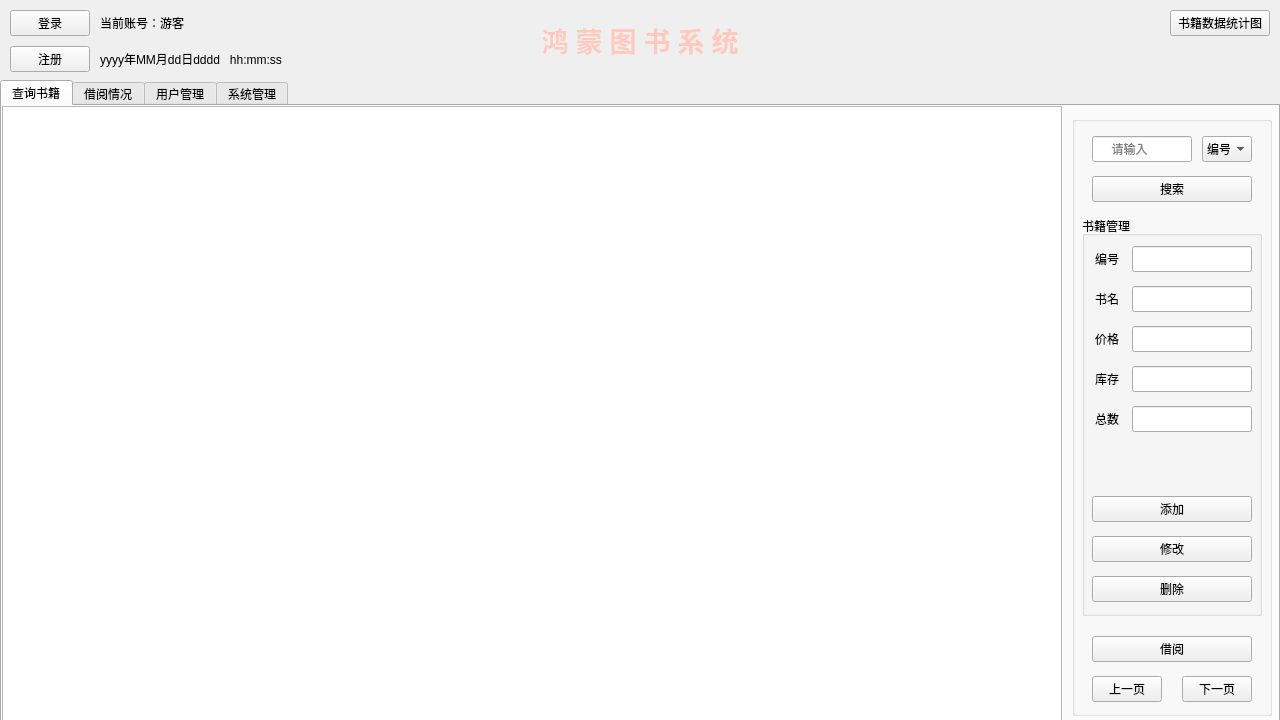
<?xml version="1.0" encoding="UTF-8"?>
<ui version="4.0">
 <class>MainWindow</class>
 <widget class="QMainWindow" name="MainWindow">
  <property name="geometry">
   <rect>
    <x>0</x>
    <y>0</y>
    <width>1280</width>
    <height>720</height>
   </rect>
  </property>
  <property name="minimumSize">
   <size>
    <width>1280</width>
    <height>720</height>
   </size>
  </property>
  <property name="maximumSize">
   <size>
    <width>1280</width>
    <height>720</height>
   </size>
  </property>
  <property name="windowTitle">
   <string>图书管理系统</string>
  </property>
  <widget class="QWidget" name="centralWidget">
   <widget class="QPushButton" name="pushButton_Login">
    <property name="geometry">
     <rect>
      <x>10</x>
      <y>10</y>
      <width>80</width>
      <height>26</height>
     </rect>
    </property>
    <property name="text">
     <string>登录</string>
    </property>
   </widget>
   <widget class="QTabWidget" name="tabWidget">
    <property name="geometry">
     <rect>
      <x>0</x>
      <y>80</y>
      <width>1280</width>
      <height>660</height>
     </rect>
    </property>
    <property name="currentIndex">
     <number>0</number>
    </property>
    <widget class="QWidget" name="tab_1">
     <attribute name="title">
      <string>查询书籍</string>
     </attribute>
     <widget class="QTableView" name="tableView_1">
      <property name="geometry">
       <rect>
        <x>0</x>
        <y>0</y>
        <width>1060</width>
        <height>620</height>
       </rect>
      </property>
     </widget>
     <widget class="QGroupBox" name="groupBox_1">
      <property name="geometry">
       <rect>
        <x>1070</x>
        <y>10</y>
        <width>200</width>
        <height>600</height>
       </rect>
      </property>
      <property name="layoutDirection">
       <enum>Qt::LeftToRight</enum>
      </property>
      <property name="title">
       <string/>
      </property>
      <widget class="QLineEdit" name="lineEdit_1_Search">
       <property name="geometry">
        <rect>
         <x>20</x>
         <y>20</y>
         <width>100</width>
         <height>26</height>
        </rect>
       </property>
       <property name="maxLength">
        <number>20</number>
       </property>
       <property name="placeholderText">
        <string>     请输入</string>
       </property>
      </widget>
      <widget class="QPushButton" name="pushButton_1_Search">
       <property name="geometry">
        <rect>
         <x>20</x>
         <y>60</y>
         <width>160</width>
         <height>26</height>
        </rect>
       </property>
       <property name="text">
        <string>搜索</string>
       </property>
      </widget>
      <widget class="QPushButton" name="pushButton_1_Previous">
       <property name="geometry">
        <rect>
         <x>20</x>
         <y>560</y>
         <width>70</width>
         <height>26</height>
        </rect>
       </property>
       <property name="text">
        <string>上一页</string>
       </property>
      </widget>
      <widget class="QPushButton" name="pushButton_1_Next">
       <property name="geometry">
        <rect>
         <x>110</x>
         <y>560</y>
         <width>70</width>
         <height>26</height>
        </rect>
       </property>
       <property name="text">
        <string>下一页</string>
       </property>
      </widget>
      <widget class="QPushButton" name="pushButton_1_Rent">
       <property name="geometry">
        <rect>
         <x>20</x>
         <y>520</y>
         <width>160</width>
         <height>26</height>
        </rect>
       </property>
       <property name="text">
        <string>借阅</string>
       </property>
      </widget>
      <widget class="QComboBox" name="comboBox_1_Search">
       <property name="geometry">
        <rect>
         <x>130</x>
         <y>20</y>
         <width>50</width>
         <height>26</height>
        </rect>
       </property>
       <item>
        <property name="text">
         <string>编号</string>
        </property>
       </item>
       <item>
        <property name="text">
         <string>书名</string>
        </property>
       </item>
      </widget>
      <widget class="QGroupBox" name="groupBox_1_Management">
       <property name="geometry">
        <rect>
         <x>10</x>
         <y>100</y>
         <width>180</width>
         <height>400</height>
        </rect>
       </property>
       <property name="title">
        <string>书籍管理</string>
       </property>
       <widget class="QPushButton" name="pushButton_1_Management_Add">
        <property name="geometry">
         <rect>
          <x>10</x>
          <y>280</y>
          <width>160</width>
          <height>26</height>
         </rect>
        </property>
        <property name="text">
         <string>添加</string>
        </property>
       </widget>
       <widget class="QPushButton" name="pushButton_1_Management_Update">
        <property name="geometry">
         <rect>
          <x>10</x>
          <y>320</y>
          <width>160</width>
          <height>26</height>
         </rect>
        </property>
        <property name="text">
         <string>修改</string>
        </property>
       </widget>
       <widget class="QPushButton" name="pushButton_1_Management_delete">
        <property name="geometry">
         <rect>
          <x>10</x>
          <y>360</y>
          <width>160</width>
          <height>26</height>
         </rect>
        </property>
        <property name="text">
         <string>删除</string>
        </property>
       </widget>
       <widget class="QLineEdit" name="lineEdit_1_Management_BookNumber">
        <property name="geometry">
         <rect>
          <x>50</x>
          <y>30</y>
          <width>120</width>
          <height>26</height>
         </rect>
        </property>
        <property name="maxLength">
         <number>6</number>
        </property>
       </widget>
       <widget class="QLineEdit" name="lineEdit_1_Management_Name">
        <property name="geometry">
         <rect>
          <x>50</x>
          <y>70</y>
          <width>120</width>
          <height>26</height>
         </rect>
        </property>
        <property name="maxLength">
         <number>20</number>
        </property>
       </widget>
       <widget class="QLineEdit" name="lineEdit_1_Management_Price">
        <property name="geometry">
         <rect>
          <x>50</x>
          <y>110</y>
          <width>120</width>
          <height>26</height>
         </rect>
        </property>
        <property name="maxLength">
         <number>10</number>
        </property>
       </widget>
       <widget class="QLineEdit" name="lineEdit_1_Management_Number">
        <property name="geometry">
         <rect>
          <x>50</x>
          <y>150</y>
          <width>120</width>
          <height>26</height>
         </rect>
        </property>
       </widget>
       <widget class="QLabel" name="label_1_Management_BookNumber">
        <property name="geometry">
         <rect>
          <x>10</x>
          <y>30</y>
          <width>30</width>
          <height>26</height>
         </rect>
        </property>
        <property name="text">
         <string>编号</string>
        </property>
        <property name="alignment">
         <set>Qt::AlignCenter</set>
        </property>
       </widget>
       <widget class="QLabel" name="label_1_Management_Name">
        <property name="geometry">
         <rect>
          <x>10</x>
          <y>70</y>
          <width>30</width>
          <height>26</height>
         </rect>
        </property>
        <property name="text">
         <string>书名</string>
        </property>
        <property name="alignment">
         <set>Qt::AlignCenter</set>
        </property>
       </widget>
       <widget class="QLabel" name="label_1_Management_Price">
        <property name="geometry">
         <rect>
          <x>10</x>
          <y>110</y>
          <width>30</width>
          <height>26</height>
         </rect>
        </property>
        <property name="text">
         <string>价格</string>
        </property>
        <property name="alignment">
         <set>Qt::AlignCenter</set>
        </property>
       </widget>
       <widget class="QLabel" name="label_1_Management_Number">
        <property name="geometry">
         <rect>
          <x>10</x>
          <y>150</y>
          <width>30</width>
          <height>26</height>
         </rect>
        </property>
        <property name="text">
         <string>库存</string>
        </property>
        <property name="alignment">
         <set>Qt::AlignCenter</set>
        </property>
       </widget>
       <widget class="QLineEdit" name="lineEdit_1_Management_Total">
        <property name="geometry">
         <rect>
          <x>50</x>
          <y>190</y>
          <width>120</width>
          <height>26</height>
         </rect>
        </property>
       </widget>
       <widget class="QLabel" name="label_1_Management_Total">
        <property name="geometry">
         <rect>
          <x>10</x>
          <y>190</y>
          <width>30</width>
          <height>26</height>
         </rect>
        </property>
        <property name="text">
         <string>总数</string>
        </property>
        <property name="alignment">
         <set>Qt::AlignCenter</set>
        </property>
       </widget>
      </widget>
     </widget>
    </widget>
    <widget class="QWidget" name="tab_2">
     <attribute name="title">
      <string>借阅情况</string>
     </attribute>
     <widget class="QTableView" name="tableView_2">
      <property name="geometry">
       <rect>
        <x>0</x>
        <y>0</y>
        <width>1280</width>
        <height>531</height>
       </rect>
      </property>
     </widget>
     <widget class="QPushButton" name="pushButton_2_Search">
      <property name="geometry">
       <rect>
        <x>440</x>
        <y>560</y>
        <width>160</width>
        <height>26</height>
       </rect>
      </property>
      <property name="text">
       <string>刷新</string>
      </property>
     </widget>
     <widget class="QPushButton" name="pushButton_2_return">
      <property name="geometry">
       <rect>
        <x>680</x>
        <y>560</y>
        <width>160</width>
        <height>26</height>
       </rect>
      </property>
      <property name="text">
       <string>归还</string>
      </property>
     </widget>
    </widget>
    <widget class="QWidget" name="tab_3">
     <attribute name="title">
      <string>用户管理</string>
     </attribute>
     <widget class="QTableView" name="tableView_3">
      <property name="geometry">
       <rect>
        <x>0</x>
        <y>0</y>
        <width>1060</width>
        <height>620</height>
       </rect>
      </property>
     </widget>
     <widget class="QGroupBox" name="groupBox_3">
      <property name="geometry">
       <rect>
        <x>1070</x>
        <y>10</y>
        <width>200</width>
        <height>600</height>
       </rect>
      </property>
      <property name="layoutDirection">
       <enum>Qt::LeftToRight</enum>
      </property>
      <property name="title">
       <string/>
      </property>
      <widget class="QLineEdit" name="lineEdit_3_Search">
       <property name="geometry">
        <rect>
         <x>20</x>
         <y>20</y>
         <width>160</width>
         <height>26</height>
        </rect>
       </property>
       <property name="maxLength">
        <number>16</number>
       </property>
       <property name="placeholderText">
        <string>         搜索用户</string>
       </property>
      </widget>
      <widget class="QPushButton" name="pushButton_3_Search">
       <property name="geometry">
        <rect>
         <x>20</x>
         <y>60</y>
         <width>160</width>
         <height>26</height>
        </rect>
       </property>
       <property name="text">
        <string>搜索</string>
       </property>
      </widget>
      <widget class="QPushButton" name="pushButton_3_Previous">
       <property name="geometry">
        <rect>
         <x>20</x>
         <y>560</y>
         <width>70</width>
         <height>26</height>
        </rect>
       </property>
       <property name="text">
        <string>上一页</string>
       </property>
      </widget>
      <widget class="QPushButton" name="pushButton_3_Next">
       <property name="geometry">
        <rect>
         <x>110</x>
         <y>560</y>
         <width>70</width>
         <height>26</height>
        </rect>
       </property>
       <property name="text">
        <string>下一页</string>
       </property>
      </widget>
      <widget class="QPushButton" name="pushButton_3_Update">
       <property name="geometry">
        <rect>
         <x>20</x>
         <y>480</y>
         <width>160</width>
         <height>26</height>
        </rect>
       </property>
       <property name="text">
        <string>修改</string>
       </property>
      </widget>
      <widget class="QPushButton" name="pushButton_3_Delete">
       <property name="geometry">
        <rect>
         <x>20</x>
         <y>520</y>
         <width>160</width>
         <height>26</height>
        </rect>
       </property>
       <property name="text">
        <string>删除</string>
       </property>
      </widget>
      <widget class="QGroupBox" name="groupBox_3_Update">
       <property name="geometry">
        <rect>
         <x>10</x>
         <y>350</y>
         <width>180</width>
         <height>110</height>
        </rect>
       </property>
       <property name="title">
        <string>Username</string>
       </property>
       <widget class="QLineEdit" name="lineEdit_3_Update_Password">
        <property name="geometry">
         <rect>
          <x>50</x>
          <y>30</y>
          <width>120</width>
          <height>26</height>
         </rect>
        </property>
        <property name="maxLength">
         <number>16</number>
        </property>
       </widget>
       <widget class="QLabel" name="label_3_Update_Password">
        <property name="geometry">
         <rect>
          <x>10</x>
          <y>30</y>
          <width>30</width>
          <height>26</height>
         </rect>
        </property>
        <property name="text">
         <string>密码</string>
        </property>
        <property name="alignment">
         <set>Qt::AlignCenter</set>
        </property>
       </widget>
       <widget class="QPushButton" name="pushButton_3_Update_Save">
        <property name="geometry">
         <rect>
          <x>10</x>
          <y>70</y>
          <width>75</width>
          <height>26</height>
         </rect>
        </property>
        <property name="text">
         <string>保存</string>
        </property>
       </widget>
       <widget class="QPushButton" name="pushButton_3_Update_Cancel">
        <property name="geometry">
         <rect>
          <x>95</x>
          <y>70</y>
          <width>75</width>
          <height>26</height>
         </rect>
        </property>
        <property name="text">
         <string>取消</string>
        </property>
       </widget>
      </widget>
     </widget>
    </widget>
    <widget class="QWidget" name="tab_4">
     <attribute name="title">
      <string>系统管理</string>
     </attribute>
     <widget class="QGroupBox" name="groupBox_4_Manager">
      <property name="geometry">
       <rect>
        <x>170</x>
        <y>120</y>
        <width>200</width>
        <height>300</height>
       </rect>
      </property>
      <property name="title">
       <string>管理员账号操作</string>
      </property>
      <widget class="QPushButton" name="pushButton_4_Manager_Update">
       <property name="geometry">
        <rect>
         <x>20</x>
         <y>30</y>
         <width>160</width>
         <height>26</height>
        </rect>
       </property>
       <property name="text">
        <string>修改密码</string>
       </property>
      </widget>
      <widget class="QPushButton" name="pushButton_4_Manager_Delete">
       <property name="geometry">
        <rect>
         <x>20</x>
         <y>70</y>
         <width>160</width>
         <height>26</height>
        </rect>
       </property>
       <property name="text">
        <string>删除此账号</string>
       </property>
      </widget>
      <widget class="QGroupBox" name="groupBox_4_Manager_Operation">
       <property name="geometry">
        <rect>
         <x>10</x>
         <y>110</y>
         <width>180</width>
         <height>180</height>
        </rect>
       </property>
       <property name="title">
        <string/>
       </property>
       <widget class="QLineEdit" name="lineEdit_4_Manager_Operation_Password">
        <property name="geometry">
         <rect>
          <x>10</x>
          <y>20</y>
          <width>160</width>
          <height>26</height>
         </rect>
        </property>
        <property name="maxLength">
         <number>16</number>
        </property>
        <property name="echoMode">
         <enum>QLineEdit::Password</enum>
        </property>
        <property name="placeholderText">
         <string>         输入密码</string>
        </property>
       </widget>
       <widget class="QLineEdit" name="lineEdit_4_Manager_Operation_Password_Update">
        <property name="geometry">
         <rect>
          <x>10</x>
          <y>60</y>
          <width>160</width>
          <height>26</height>
         </rect>
        </property>
        <property name="maxLength">
         <number>16</number>
        </property>
        <property name="echoMode">
         <enum>QLineEdit::Password</enum>
        </property>
        <property name="placeholderText">
         <string>       输入更改密码</string>
        </property>
       </widget>
       <widget class="QPushButton" name="pushButton_4_Manager_Operation_Cancel">
        <property name="geometry">
         <rect>
          <x>10</x>
          <y>140</y>
          <width>160</width>
          <height>26</height>
         </rect>
        </property>
        <property name="text">
         <string>返回</string>
        </property>
       </widget>
       <widget class="QLineEdit" name="lineEdit_4_Manager_Operation_Password_Update_2">
        <property name="geometry">
         <rect>
          <x>10</x>
          <y>100</y>
          <width>160</width>
          <height>26</height>
         </rect>
        </property>
        <property name="maxLength">
         <number>16</number>
        </property>
        <property name="echoMode">
         <enum>QLineEdit::Password</enum>
        </property>
        <property name="placeholderText">
         <string>       确认更改密码</string>
        </property>
       </widget>
      </widget>
     </widget>
     <widget class="QGroupBox" name="groupBox_4_Data">
      <property name="geometry">
       <rect>
        <x>540</x>
        <y>120</y>
        <width>200</width>
        <height>300</height>
       </rect>
      </property>
      <property name="title">
       <string>数据操作</string>
      </property>
      <widget class="QPushButton" name="pushButton_4_Data_Backup">
       <property name="geometry">
        <rect>
         <x>20</x>
         <y>30</y>
         <width>160</width>
         <height>26</height>
        </rect>
       </property>
       <property name="text">
        <string>备份数据</string>
       </property>
      </widget>
      <widget class="QPushButton" name="pushButton_4_Data_Restore">
       <property name="geometry">
        <rect>
         <x>20</x>
         <y>70</y>
         <width>160</width>
         <height>26</height>
        </rect>
       </property>
       <property name="text">
        <string>还原数据</string>
       </property>
      </widget>
     </widget>
     <widget class="QGroupBox" name="groupBox_4_Software">
      <property name="geometry">
       <rect>
        <x>910</x>
        <y>120</y>
        <width>200</width>
        <height>300</height>
       </rect>
      </property>
      <property name="title">
       <string>软件操作</string>
      </property>
      <widget class="QPushButton" name="pushButton_4_Software_About">
       <property name="geometry">
        <rect>
         <x>20</x>
         <y>30</y>
         <width>160</width>
         <height>26</height>
        </rect>
       </property>
       <property name="text">
        <string>关于</string>
       </property>
      </widget>
     </widget>
    </widget>
   </widget>
   <widget class="QLabel" name="label_zhanghao">
    <property name="geometry">
     <rect>
      <x>100</x>
      <y>10</y>
      <width>200</width>
      <height>26</height>
     </rect>
    </property>
    <property name="text">
     <string>当前账号：游客</string>
    </property>
   </widget>
   <widget class="QLabel" name="label_Time">
    <property name="geometry">
     <rect>
      <x>100</x>
      <y>46</y>
      <width>200</width>
      <height>26</height>
     </rect>
    </property>
    <property name="text">
     <string>yyyy年MM月dd日dddd   hh:mm:ss</string>
    </property>
   </widget>
   <widget class="QPushButton" name="pushButton_Register">
    <property name="geometry">
     <rect>
      <x>10</x>
      <y>46</y>
      <width>80</width>
      <height>26</height>
     </rect>
    </property>
    <property name="text">
     <string>注册</string>
    </property>
   </widget>
   <widget class="QLabel" name="label_Statistics_Background">
    <property name="geometry">
     <rect>
      <x>0</x>
      <y>80</y>
      <width>1280</width>
      <height>640</height>
     </rect>
    </property>
    <property name="styleSheet">
     <string notr="true">background-image: url(:/image/Background/label_Statistics_Background.jpg);</string>
    </property>
    <property name="text">
     <string/>
    </property>
    <property name="alignment">
     <set>Qt::AlignCenter</set>
    </property>
   </widget>
   <widget class="QLabel" name="label_Background">
    <property name="geometry">
     <rect>
      <x>0</x>
      <y>0</y>
      <width>1280</width>
      <height>80</height>
     </rect>
    </property>
    <property name="font">
     <font>
      <family>微软雅黑</family>
      <pointsize>20</pointsize>
      <weight>75</weight>
      <bold>true</bold>
     </font>
    </property>
    <property name="styleSheet">
     <string notr="true">background-image: url(:/image/Background/labe_Background.jpg);
color: rgb(255, 201, 190)</string>
    </property>
    <property name="text">
     <string>鸿 蒙 图 书 系 统</string>
    </property>
    <property name="alignment">
     <set>Qt::AlignCenter</set>
    </property>
   </widget>
   <widget class="QPushButton" name="pushButton_Statistics">
    <property name="geometry">
     <rect>
      <x>1170</x>
      <y>10</y>
      <width>100</width>
      <height>26</height>
     </rect>
    </property>
    <property name="text">
     <string>书籍数据统计图</string>
    </property>
   </widget>
   <zorder>label_Background</zorder>
   <zorder>label_Statistics_Background</zorder>
   <zorder>pushButton_Login</zorder>
   <zorder>tabWidget</zorder>
   <zorder>label_zhanghao</zorder>
   <zorder>label_Time</zorder>
   <zorder>pushButton_Register</zorder>
   <zorder>pushButton_Statistics</zorder>
  </widget>
 </widget>
 <layoutdefault spacing="6" margin="11"/>
 <tabstops>
  <tabstop>pushButton_Login</tabstop>
  <tabstop>pushButton_Register</tabstop>
  <tabstop>tabWidget</tabstop>
  <tabstop>tableView_1</tabstop>
  <tabstop>lineEdit_1_Search</tabstop>
  <tabstop>comboBox_1_Search</tabstop>
  <tabstop>pushButton_1_Search</tabstop>
  <tabstop>pushButton_1_Previous</tabstop>
  <tabstop>pushButton_1_Next</tabstop>
  <tabstop>pushButton_1_Rent</tabstop>
  <tabstop>lineEdit_1_Management_BookNumber</tabstop>
  <tabstop>lineEdit_1_Management_Name</tabstop>
  <tabstop>lineEdit_1_Management_Price</tabstop>
  <tabstop>lineEdit_1_Management_Number</tabstop>
  <tabstop>lineEdit_1_Management_Total</tabstop>
  <tabstop>pushButton_1_Management_Add</tabstop>
  <tabstop>pushButton_1_Management_Update</tabstop>
  <tabstop>pushButton_1_Management_delete</tabstop>
  <tabstop>tableView_2</tabstop>
  <tabstop>pushButton_2_Search</tabstop>
  <tabstop>pushButton_2_return</tabstop>
  <tabstop>tableView_3</tabstop>
  <tabstop>lineEdit_3_Search</tabstop>
  <tabstop>pushButton_3_Search</tabstop>
  <tabstop>pushButton_3_Previous</tabstop>
  <tabstop>pushButton_3_Next</tabstop>
  <tabstop>pushButton_3_Update</tabstop>
  <tabstop>pushButton_3_Delete</tabstop>
  <tabstop>lineEdit_3_Update_Password</tabstop>
  <tabstop>pushButton_3_Update_Save</tabstop>
  <tabstop>pushButton_3_Update_Cancel</tabstop>
  <tabstop>pushButton_4_Manager_Update</tabstop>
  <tabstop>pushButton_4_Manager_Delete</tabstop>
  <tabstop>lineEdit_4_Manager_Operation_Password</tabstop>
  <tabstop>lineEdit_4_Manager_Operation_Password_Update</tabstop>
  <tabstop>lineEdit_4_Manager_Operation_Password_Update_2</tabstop>
  <tabstop>pushButton_4_Manager_Operation_Cancel</tabstop>
  <tabstop>pushButton_4_Data_Backup</tabstop>
  <tabstop>pushButton_4_Data_Restore</tabstop>
  <tabstop>pushButton_4_Software_About</tabstop>
 </tabstops>
 <resources/>
 <connections/>
</ui>
